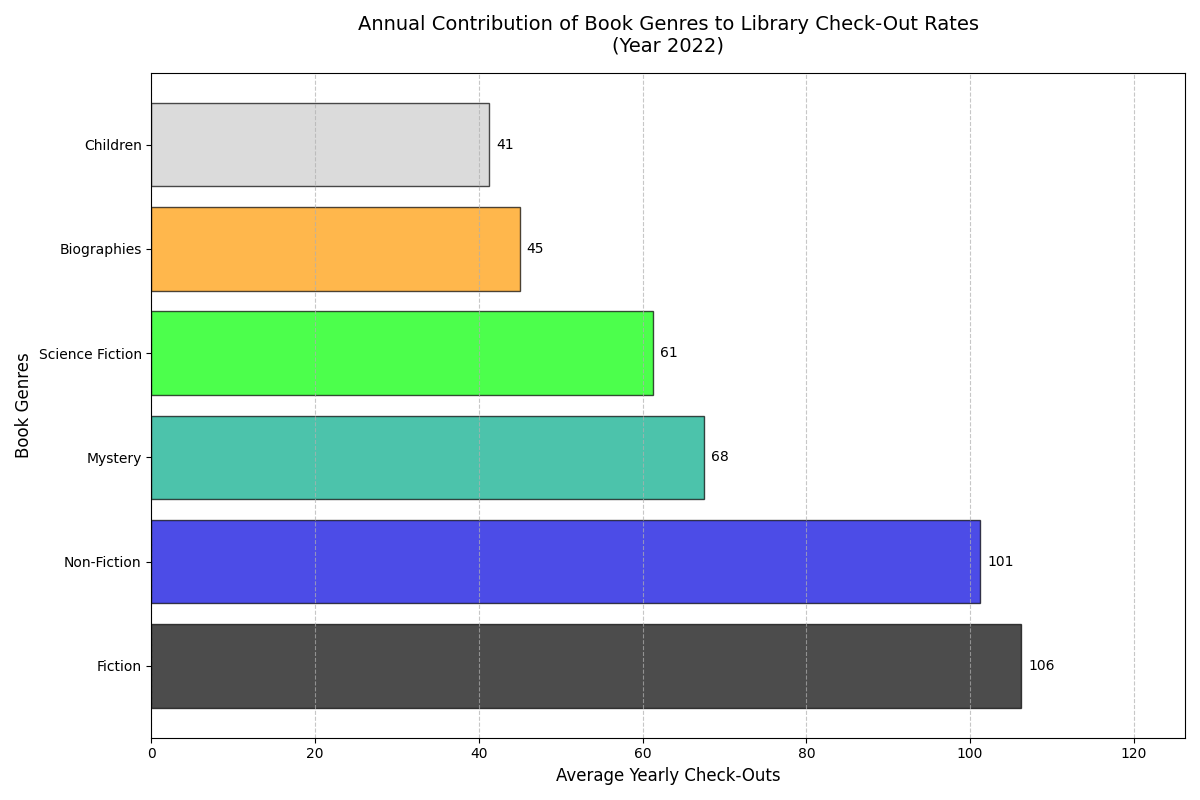

This chart was generated by the following Python code:
import matplotlib.pyplot as plt
import numpy as np

# Data for the chart
genres = ['Fiction', 'Non-Fiction', 'Mystery', 'Science Fiction', 'Biographies', 'Children']
quarterly_checkouts = [
    [120, 80, 95, 130],   
    [100, 110, 105, 90],  
    [60, 70, 75, 65],    
    [50, 65, 60, 70],    
    [40, 45, 40, 55],     
    [30, 35, 40, 60]      
]

# Average yearly checkouts for each genre
yearly_checkouts = [np.mean(q) for q in quarterly_checkouts]

# Colors for the bars
colors = plt.cm.nipy_spectral(np.linspace(0, 1, len(genres)))

# Create a figure and axis for the horizontal bar chart
fig, ax1 = plt.subplots(figsize=(12, 8))

# Create the horizontal bar chart
bars = ax1.barh(genres, yearly_checkouts, color=colors, edgecolor='black', alpha=0.7)

# Annotate bars with the average yearly check-outs
for bar in bars:
    width = bar.get_width()
    ax1.annotate(f'{width:.0f}', xy=(width, bar.get_y() + bar.get_height() / 2), 
                 xytext=(5, 0), textcoords='offset points', ha='left', va='center', fontsize=10, color='black')

# Set limits and labels
ax1.set_xlim(0, max(yearly_checkouts) + 20)
ax1.set_title('Annual Contribution of Book Genres to Library Check-Out Rates\n(Year 2022)', fontsize=14, pad=15)
ax1.set_ylabel('Book Genres', fontsize=12)
ax1.set_xlabel('Average Yearly Check-Outs', fontsize=12)

# Add gridlines for better readability
ax1.xaxis.grid(True, linestyle='--', alpha=0.7)

# Automatically adjust the layout to prevent overlaps
plt.tight_layout()

# Show the plot
plt.show()
